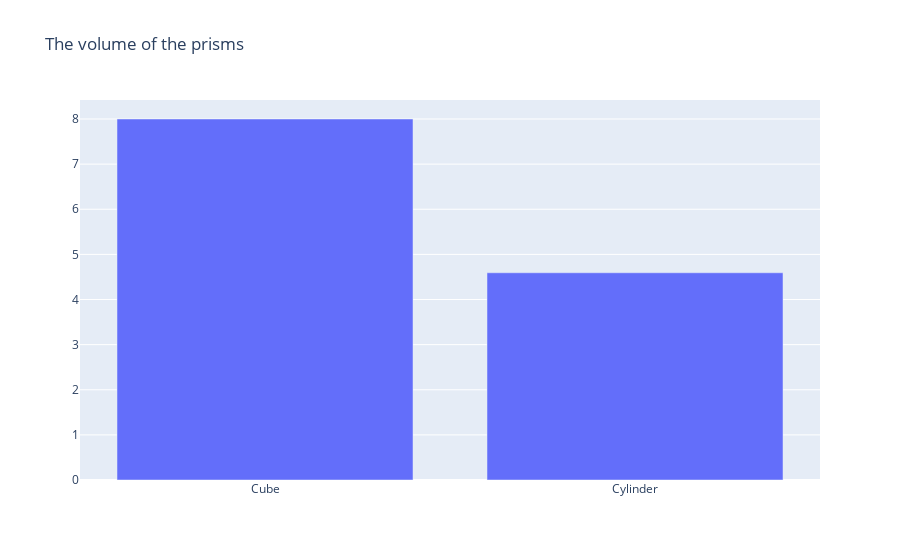

Notebook code for this chart:
### Code cell
import plotly.graph_objects as go
fig = go.Figure(
    data=[go.Bar(y=[vol1, vol2], x=["Cube", "Cylinder"])],
    layout_title_text="The volume of the prisms"
)
fig.show()

### Figure 1 — Plotly figure (JSON) as saved in the notebook; plotly's stock layout.template omitted (floating-point values rounded to 4 significant figures)
{"data": [{"type": "bar", "x": ["Cube", "Cylinder"], "y": [8, 4.592]}], "layout": {"autosize": true, "title": {"text": "The volume of the prisms"}, "xaxis": {"autorange": true, "range": [-0.5, 1.5], "type": "category"}, "yaxis": {"autorange": true, "range": [0, 8.421], "type": "linear"}}}
